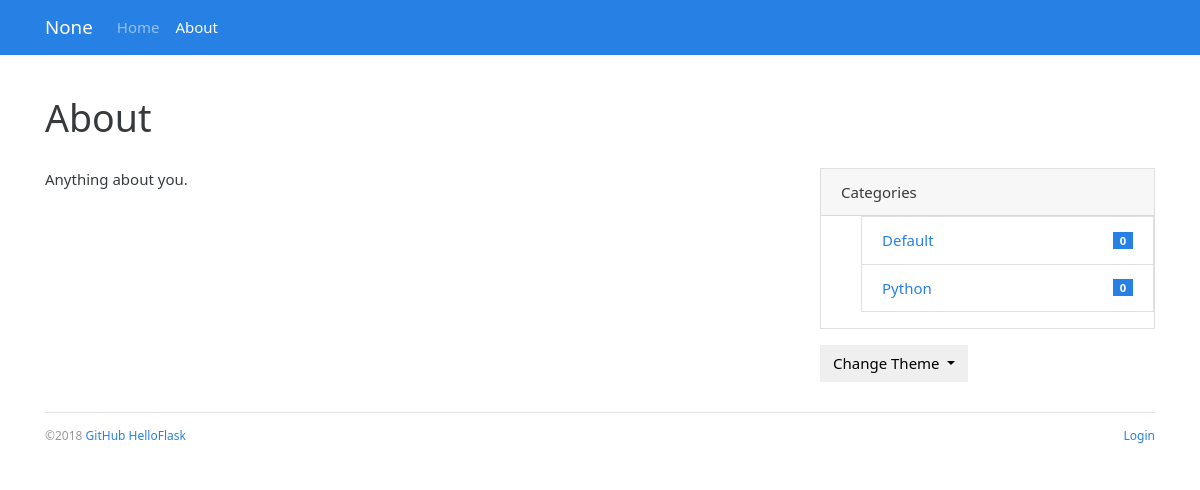
/about, run on the app's committed database.
### bluelog/models.py (models this page shows, shortened)
class Admin(db.Model, UserMixin):
    __tablename__ = 'admin'
    """管理员模型"""
    id = db.Column(db.Integer, primary_key=True)
    username = db.Column(db.String(20), comment='用户名')
    password_hash = db.Column(db.String(128), comment='密码散列值')
    blog_title = db.Column(db.String(60), comment='标题')
    blog_sub_title = db.Column(db.String(100))
    name = db.Column(db.String(30))
    about = db.Column(db.Text)
    confirmed = db.Column(db.Boolean, default=False)
    @property
    def password(self):
        raise AttributeError('password_hash is not a readable attribute')

class Category(db.Model):
    id = db.Column(db.Integer, primary_key=True)
    name = db.Column(db.String(30), unique=True)
    posts = db.relationship('Post', back_populates='category')

### bluelog/blueprints/blog.py (the view)
@blog_bp.route('/about')
def about():
    return render_template('blog/about.html')

### bluelog/__init__.py (called while the page is built)
def register_template_context(app):
    @app.context_processor
    def make_template_context():
        admin = Admin.query.first()
        categories = Category.query.order_by(Category.name).all()
        if current_user.is_authenticated:
            unread_comments = Comment.query.filter_by(reviewed=False).count()
        else:
            unread_comments = None
        return dict(admin=admin, categories=categories, unread_comments=unread_comments)

### bluelog/templates/blog/about.html (shortened to what this page needs)
{% extends 'base.html' %}
{% block content %}
    <div class="page-header"><h1>About</h1></div>
    <div class="row">
        <div class="col-sm-8">{{ admin.about|safe }}</div>
        <div class="col-sm-4 sidebar">
            {% include 'blog/_sidebar.html' %}
        </div>
    </div>
{% endblock %}

### bluelog/templates/base.html (shortened to what this page needs)
{% from 'bootstrap/nav.html' import render_nav_item %}
{% from 'macros.html' import static_file %}
<!DOCTYPE html>
<html lang="en">
<head>
    {% block head %}
        {{ static_file('css','css/%s.min.css'%request.cookies.get('theme','perfect_blue')) }}
        {{ static_file('css','css/style.css') }}
    {% endblock head %}
</head>
<body>
{% block nav %}
    <nav class="navbar navbar-expand-lg navbar-dark bg-primary">
        <div class="container">
            <a class="navbar-brand" href="/">{{ config.BLUELOG_TITLE }}</a>
            <div class="collapse navbar-collapse" id="navbarColor01">
                <ul class="navbar-nav mr-auto">
                    {{ render_nav_item('blog.index','Home') }}
                    {{ render_nav_item('blog.about','About') }}
                </ul>
            </div>
        </div>
    </nav>
{% endblock nav %}
<main class="container">
    {% block content %}{% endblock content %}
    {% block footer %}
        <footer>
            <p class="float-left">
                <small>&copy;2018<a href="#" title="Written by "></a>
                    <a href="#" title="Fork me on GitHub">GitHub</a>
                    <a href="#" title="HelloFlask">HelloFlask</a>
                </small>
            </p>
            <p class="float-right">
                <small>
                    {% if current_user.is_authenticated %}
                        <a href="{{ url_for('auth.logout',next=request.full_path) }}">Logout</a>
                    {% else %}
                        <a href="{{ url_for('auth.login',next=request.full_path) }}">Login</a>
                    {% endif %}
                </small>
            </p>
        </footer>
    {% endblock footer %}
</main>
</body>
</html>

### bluelog/templates/macros.html (shortened to what this page needs)
{% macro static_file(type, filename_or_url, local=True) %}
    {% if local %}
        {% set filename_or_url=url_for('static',filename=filename_or_url) %}
    {% endif %}
    {% if type=='css' %}
        <link rel="stylesheet" href="{{ filename_or_url }}" type="text/css">
    {% elif type=='js' %}
        <script type="text/javascript" src="{{ filename_or_url }}"></script>
    {% elif type=='icon' %}
        <link rel="icon" href="{{ filename_or_url }}">
    {% endif %}
{% endmacro %}

### bluelog/templates/blog/_sidebar.html (shortened to what this page needs)
{% if categories %}
    <div class="card mb-3">
        <div class="card-header">Categories</div>
        <ul>
            {% for category in categories %}
                <li class="list-group-item list-group-item-action d-flex justify-content-between align-items-center">
                    <a href="{{ url_for('blog.show_category',category_id=category.id) }}">{{ category.name }}</a>
                    <span class="badge badge-primary badge-pill">{{ category.posts|length }}</span>
                </li>
            {% endfor %}
        </ul>
    </div>
{% endif %}
<div class="dropdown">
    <button class="btn btn-default dropdown-toggle" type="button" id="dropdownMenuButton" data-toggle="dropdown"
            aria-haspopup="true" aria-expanded="false">Change Theme
    </button>
</div>

### bluelog/static/css/style.css (style rules this page uses)
nav { margin-bottom: 20px; }
.page-header { padding-top: 20px; padding-bottom: 20px; }
.sidebar { padding-left: 30px; }
footer { margin-top: 30px; padding: 10px 0 40px; color: #999; border-top: 1px solid #e5e5e5; }

### data on the page
Admin: about "Anything about you."
Category: name "Default", posts|length "0"
Category: name "Python", posts|length "0"

### other printed values
{{ config.BLUELOG_TITLE }} "None"
{{ render_nav_item('blog.index','Home') }} "Home"
{{ render_nav_item('blog.about','About') }} "About"
